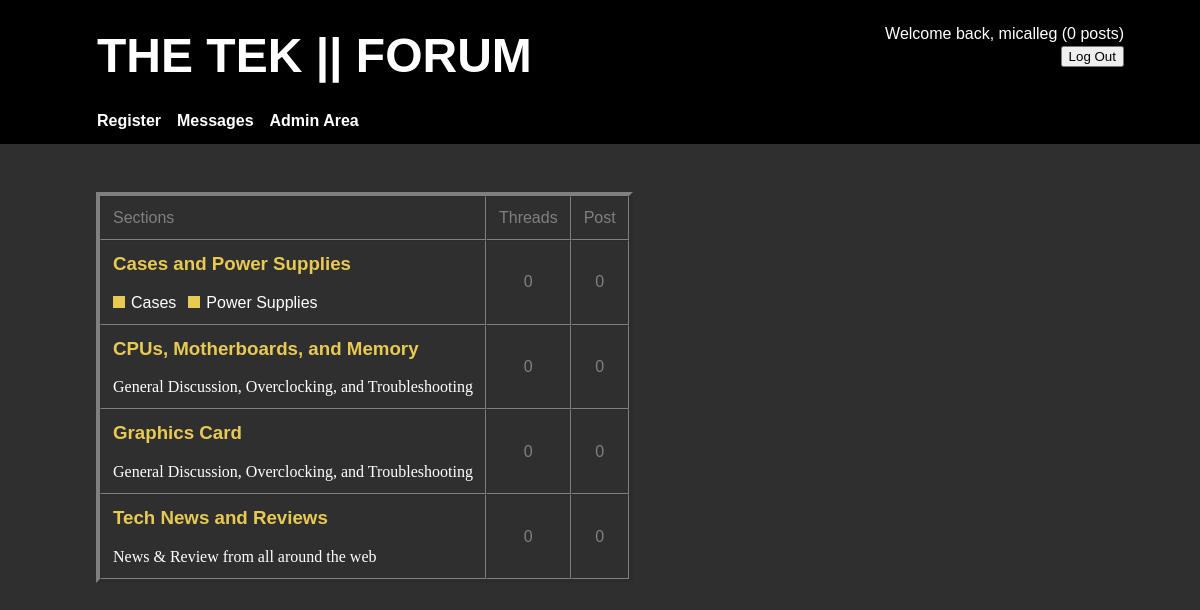
Screenshot of /website/home.php (signed in) with the database file from the repository.
### tables this page shows
CREATE TABLE Users (
	Username VARCHAR(20) PRIMARY KEY,
	Pwd VARCHAR(40) NOT NULL,
	Email VARCHAR(40) NOT NULL,
	RegDate DATE NOT NULL, 
	PostCount INT NOT NULL DEFAULT 0
);

CREATE TABLE Sections (
	Name VARCHAR(50) PRIMARY KEY,
	Description VARCHAR(150),
	SupSection VARCHAR(50) DEFAULT "root"
);

### website/functions.php (called while the page is built, shortened)
<?php
	function db_auth()
	{
		$host = "basidati1004.studenti.math.unipd.it";
		$user = "gcusinat";
		$pwd = "LzdSOz8H";
		$conn = mysql_connect($host, $user, $pwd)
			or die($_SERVER['PHP_SELF'] . "Connection failed, plese try again!");
		return $conn;
	}
  function post_count($username)
  {
  	$conn = db_auth();
  	$user = mysql_query("SELECT * FROM Users WHERE Username='$username'", $conn);
  	if ($row = mysql_fetch_assoc($user))
  	{
  		$count = $row['PostCount'];
			return $count;
  	}
  	return false;
  }
?>

### website/home.php (the view, shortened to what this page needs)
<html>
	<head>
		<link href="style.css" rel="stylesheet" type="text/css">
	</head>
	<body>
		<?php require 'header.php'; ?>
		<div id="content">
			<table border='4' cellspacing='0' cellpadding='12'>
				<tr>
					<td class='tablehead'>Sections</td>
					<td class='tablehead'>Threads</td>
					<td class='tablehead'>Post</td>
				</tr>
					<?php
						$conn = db_auth();
						$sections = mysql_query("SELECT * FROM Sections WHERE SupSection='root'", $conn);
						while($sec = mysql_fetch_assoc($sections))
						{
							$name = $sec['Name'];
							$descr = $sec['Description'];
							echo "<tr>
											<td>
												<a href='section.php?title=$name' class='section'><h3>$name</h3></a>
												<font color='white'>$descr</font>";
							$subSections = mysql_query("SELECT * FROM Sections WHERE SupSection!='root'", $conn);
							while($subsec = mysql_fetch_assoc($subSections))
							{
								$sname = $subsec['Name'];
								$sup = $subsec['SupSection'];
								if ($sup==$name)
								{
									 echo "<span class='rectangle'></span><a href='section.php?title=$sname' class='subsection'>$sname</a>";
								}
							}
							echo "</td>";
							$total = mysql_query("SELECT Count(*) as Total FROM Threads WHERE SectionName='$name'", $conn);
							$row = mysql_fetch_assoc($total);
							$nthread = $row['Total'];
							echo "<td class='number'>$nthread</td>";
							$total = mysql_query("SELECT Count(p.Id) as Total FROM Posts p, Threads t WHERE t.SectionName='$name' AND p.ThreadId = t.Id", $conn);
							$row = mysql_fetch_assoc($total);
							$npost= $row['Total'];
							echo "<td class='number'>$npost</td>";
						}
				 	?>
			 	</tr>
		 	</table>
		</div>
	</body>
</html>

### website/header.php (shortened to what this page needs)
<div id="header">
	<table id="headtable">
		<tr>
			<td>
		 		<a href="home.php" id="title"><strong>THE TEK || FORUM</strong></a>
		  </td>
		  <td align="right">
		  <?php
	  		require "functions.php";
		  	$userinfo = $_SESSION['userinfo'];
		  	if ($userinfo)
		  	{
		  		$username = $userinfo['Username'];
				  $postcount = post_count($username);
		  		echo "<br><table border='0' cellspacing='3' cellpadding='0'>
		  											<tr></tr>
									<tr>
										<td class='option'>Welcome back, $username ($postcount posts)</td>
									</tr>
									<tr>
										<td>
											<form action='processform.php?logout=true' method='post' align=right>
												<input type='submit' value='Log Out'>
											</form>
										</td>
									</tr>
									<tr>
									<td><br></td>
									<tr>
								</table>";
		  	}
		  ?>
		 	</td>
		</tr>
		<tr>
			<td>
				<a href="register.php" class="option"><strong>Register</strong></a>
				<a href="messages.php" class="option"><strong>Messages</strong></a>
				<a href="adminarea.php" class="option"><strong>Admin Area</strong></a>
			</td>
			<td></td>
		</tr>
	</table>
</div>

### website/style.css (style rules this page uses)
body { margin: 0px; padding: 0px; background-color: #2F2F30; }
#header { background-color: black; height: 144px; }
#content { margin: 48px 96px 48px 96px; color: white; }
#title { font-family: Futura, Impact, Helvetica, Arial, sans-serif; color: white; font-size: 48; text-decoration: none; }
#headtable { width: 86%; border-collapse: collapse; margin: 0 96 0 96; }
.option { font-family: helvetica; color: white; text-decoration: none; margin: 0px 12px 0px 0px; }
.section { font-family: helvetica; color: #E8CA53; text-decoration: none; }
.rectangle { width: 12px; height: 12px; background: #E8CA53; display: inline-block; margin: 0px 6px 0px 0px; }
.subsection { color: white; font-family: helvetica; text-decoration: none; margin: 0px 12px 0px 0px; }
.tablehead { color: grey; font-family: helvetica; }
.number { color: grey; font-family: helvetica; text-align:center; }

### rows the page displays
users: PostCount "0"
sections: Name "Cases and Power Supplies", nthread "0", npost "0"
sections: Name "Cases"
sections: Name "Power Supplies"
sections: Name "CPUs, Motherboards, and Memory", Description "General Discussion, Overclocking, and Troubleshooting", nthread "0", npost "0"
sections: Name "Graphics Card", Description "General Discussion, Overclocking, and Troubleshooting", nthread "0", npost "0"
sections: Name "Tech News and Reviews", Description "News & Review from all around the web", nthread "0", npost "0"

### other values shown
$username "micalleg"
